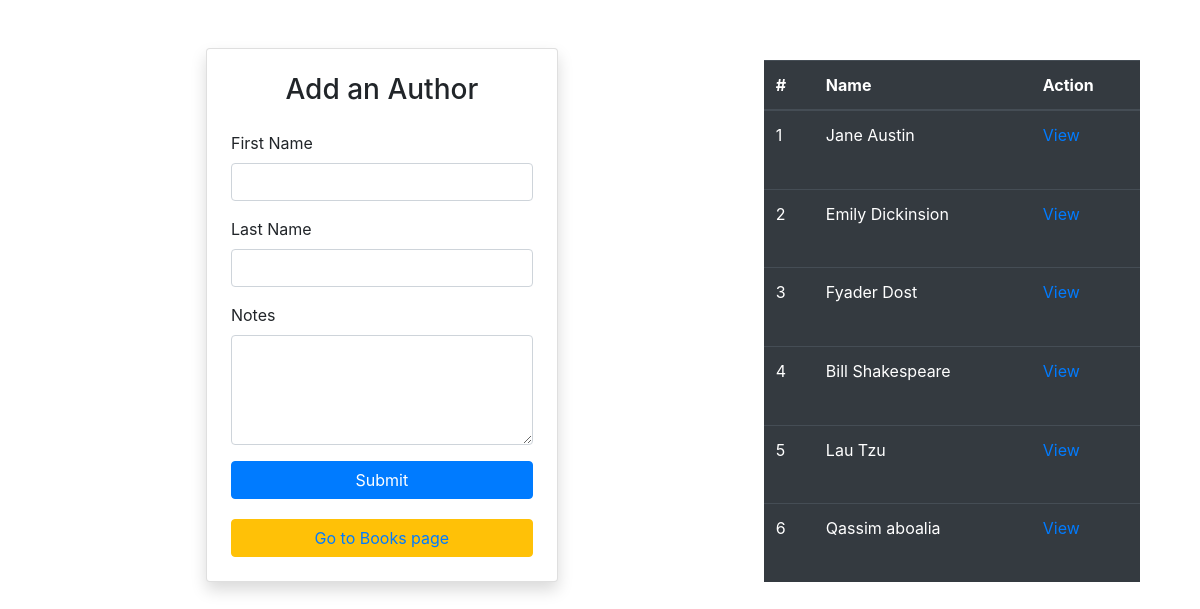
Screenshot of /authors/ with the database file from the repository.
### Books_Authors_app/models.py (models this page shows)
class Author(models.Model):
    first_name=models.CharField(max_length=45)
    last_name=models.CharField(max_length=45)
    notes=models.TextField(max_length=255)
    craeted_at=models.DateTimeField(auto_now_add=True)
    updated_at=models.DateTimeField(auto_now=True)

### Books_Authors_app/views.py (the view)
# urls.py: path('authors/',views.authors,name='authors'),
def authors(request):
    data={
        'Book':Book.objects.all(),
        'Author':Author.objects.all()
    }
    return render(request,'authors.html',data)

### Books_Authors_app/templates/authors.html (shortened to what this page needs)
<!DOCTYPE html>
<html lang="en">
<head>
    <link rel="stylesheet" href="https://cdn.jsdelivr.net/npm/bootstrap@4.3.1/dist/css/bootstrap.min.css"
>
</head>
<body>
    <body class="bg-gold" style="display: flex; justify-content: space-between;">
        <div class="container mt-5">
            <div class="row justify-content-center">
                <div class="col-md-6">
                    <div class="card shadow p-4">
                        <h3 class="mb-4 text-center">Add an Author</h3>
                        <form action="{% url 'add_author' %}" method="post">
                            <div class="mb-3">
                                <label for="first_name" class="form-label">First Name</label>
                                <input type="text" class="form-control" id="first_name" name="first_name" required>
                            </div>
                            <div class="mb-3">
                                <label for="last_name" class="form-label">Last Name</label>
                                <input type="text" class="form-control" id="last_name" name="last_name" required>
                            </div>
                            <div class="mb-3">
                                <label for="notes" class="form-label">Notes</label>
                                <textarea class="form-control" id="notes" name="notes" rows="4" required></textarea>
                            </div>
                            <button type="submit" class="btn btn-primary w-100" >Submit</button>
                            <button style="margin-top: 20px;"  type="button" class="btn btn-warning w-100"><a href="{% url 'index' %}">Go to Books page</a></button>
                        </form>
                    </div>
                </div>
            </div>
        </div>
        <table class="table table-dark" style="width: 600px; margin: 60px 60px 0 0 ;">
            <thead>
                <tr>
                    <th scope="col">#</th>
                    <th scope="col">Name</th>
                    <th scope="col">Action</th>
                </tr>
            </thead>
            <tbody>
                {% for auth in Author %}
                <tr>
                    <td>{{auth.id}}</td>
                    <td>{{auth.first_name}} {{auth.last_name}}</td>
                    <td><a href="{% url 'display_author' auth.id %}">View</a></td>
                </tr>
                {% endfor %}
            </tbody>
        </table>
    </body>
</html>

### rows the page displays
Author: id "1", first_name "Jane", last_name "Austin"
Author: id "2", first_name "Emily", last_name "Dickinsion"
Author: id "3", first_name "Fyader", last_name "Dost"
Author: id "4", first_name "Bill", last_name "Shakespeare"
Author: id "5", first_name "Lau", last_name "Tzu"
Author: id "6", first_name "Qassim", last_name "aboalia"
